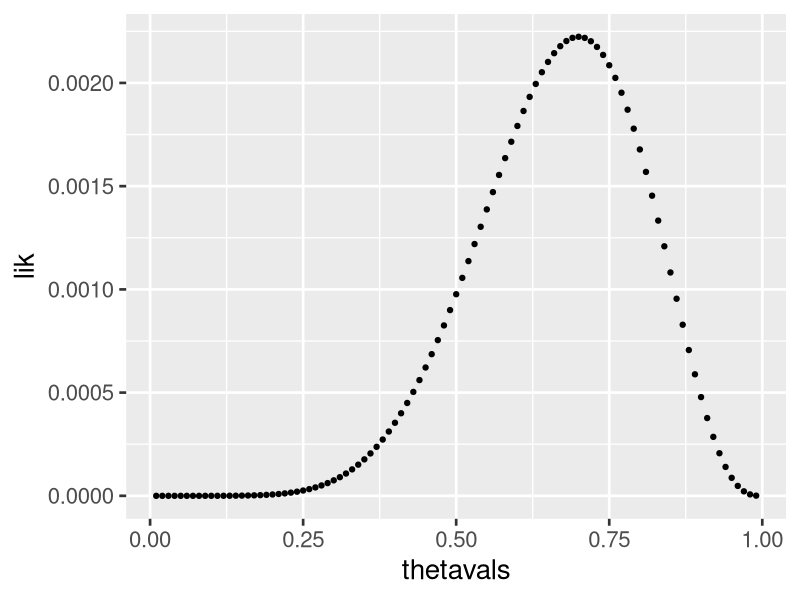
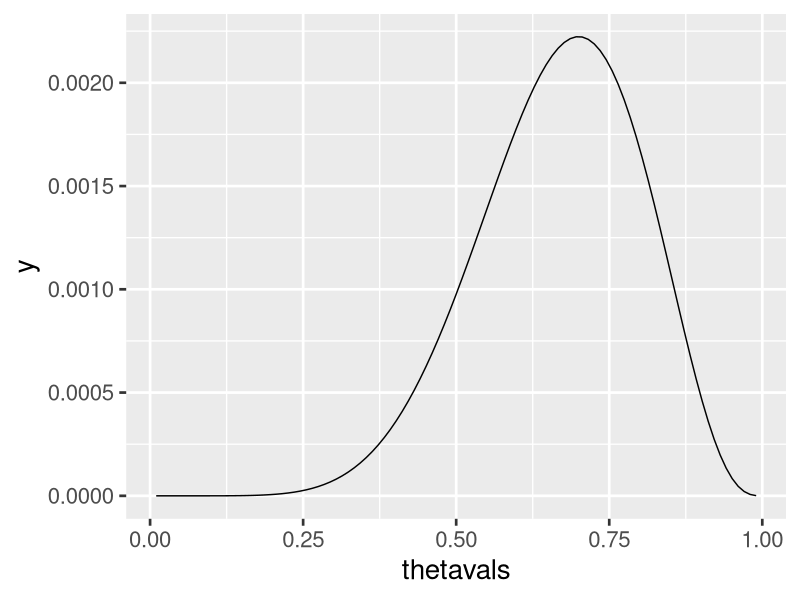
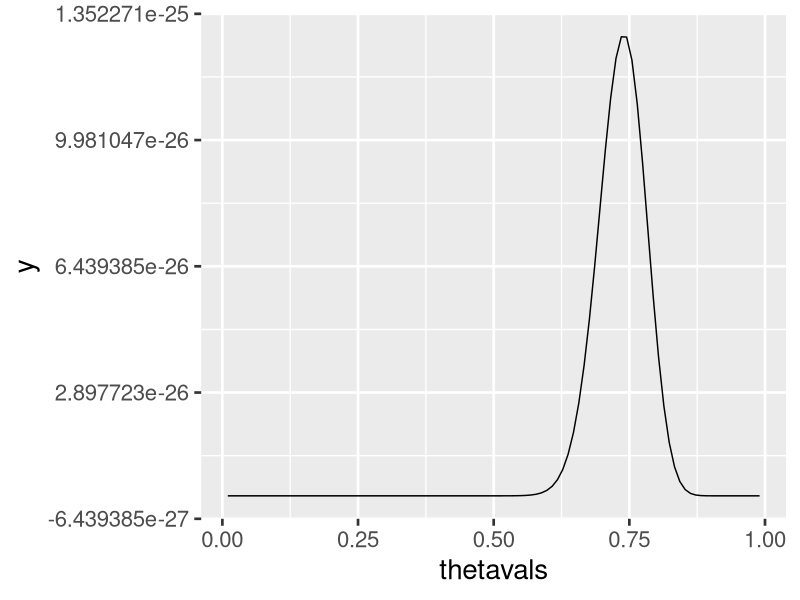
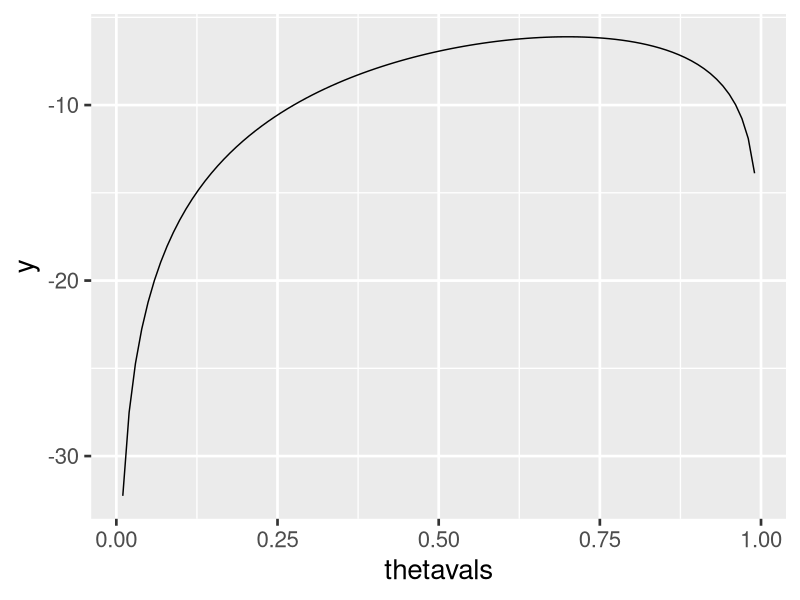
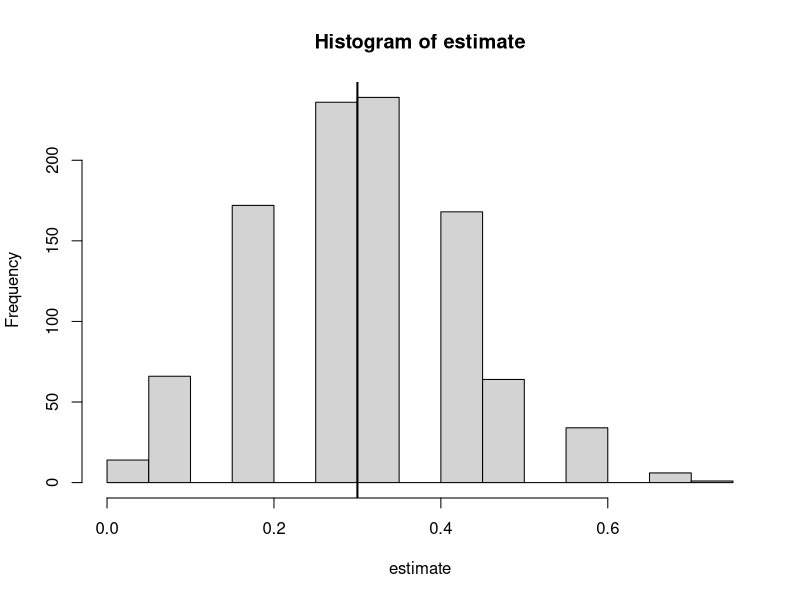
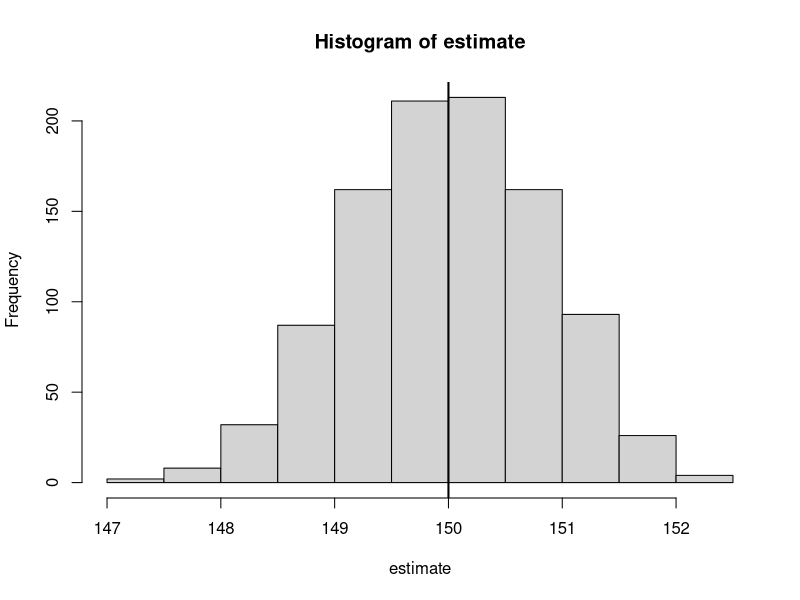
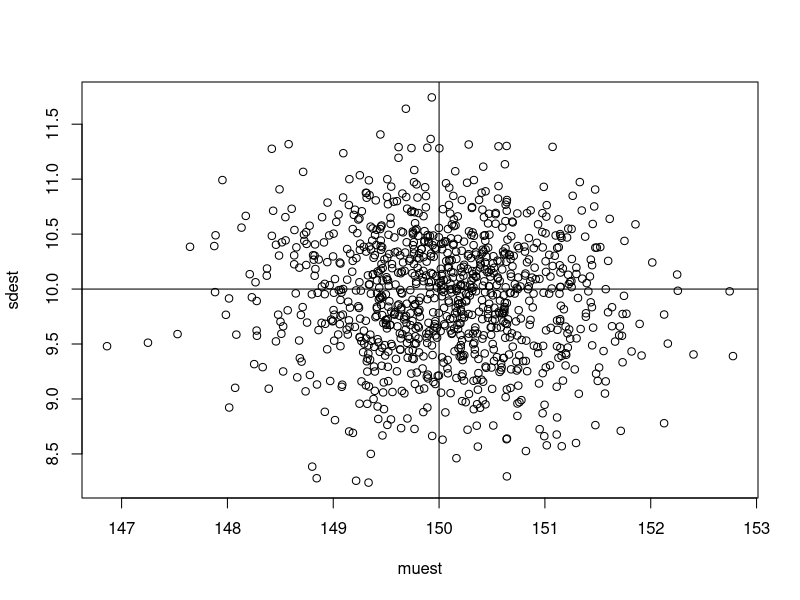

R code for these plots, in order:
# Demos for section 2 likelihood

# load graphics library and set text large for visibility in lectures
library(ggplot2)
theme_set(theme_grey(base_size = 20))

# Plot likelihood function for Bernoulli data Y~Ber(theta)
y=c(1,1,0,0,1,0,1,1,1,1)		# some binary data
n=length(y)						# sample size
m=sum(y)							# number of 1's

thetavals=seq(0.01,0.99,0.01)			# vector of theta values
lik=thetavals^m*(1-thetavals)^(n-m) 	# likelihood function

qplot(thetavals,lik)					# plot the pairs of points					

# Now let's do it by making a function for calculating likelihood
lik=function(theta,data)
{
  # Function to calculate likelihood function for iid Bernoulli data Y~Ber(theta)
  n=length(data)						# sample size
  m=sum(data)							# number of 1's
  theta^m*(1-theta)^(n-m) 	# likelihood function
}

# Plot the function
ggplot(data.frame(thetavals), aes(thetavals)) + stat_function(fun=lik,args=list(data=y))

# What's likelihood look like for a bigger sample size?
ybig=rbinom(100,1,0.7)		# Simulate a 1000 independent binary values with Pr(Y=1)=0.7
ggplot(data.frame(thetavals), aes(thetavals)) + stat_function(fun=lik,args=list(data=ybig))


# Now make natural (base e) logarithm of the likelihood function
loglik=function(theta,data)
{
  n=length(data)						# sample size
  m=sum(data)							# number of 1's
  m*log(theta)+(n-m)*log(1-theta) 	# log-likelihood function
}

# Plot the log-likelihood function
ggplot(data.frame(thetavals), aes(thetavals)) + stat_function(fun=loglik,args=list(data=y))

# Now find arg max of the log likelihood function (or arg min of - log likelihood)
out=optimize(f=loglik,interval=c(0,1),maximum=TRUE,data=y)
out
thetahat=out$maximum	# Maximum Likelihood Estimate (MLE) of probability theta

# And if you want to see which values were chosen put print in function
loglik=function(theta,data)
{
  print(theta)
  n=length(data)						# sample size
  m=sum(data)							# number of 1's
  m*log(theta)+(n-m)*log(1-theta) 	# log-likelihood function
}
out=optimize(f=loglik,interval=c(0,1),maximum=TRUE,data=y)

# Function to find subintervals for general section method where 0.5<r<1 
interval=function(x,f,r=0.75,data){
  a=x[1]  # lower limit of interval
  b=x[2]  # upper limit of interval
  if (f(a+r*(b-a),data)>f(a+(1-r)*(b-a),data)) {newx=c(a+(1-r)*(b-a),b)} else {newx=c(a, a+r*(b-a))}
  newx
}

x=c(0,1)  # Start with full range for parameter and watch the intervals narrow 
x=interval(x,loglik,data=y)
x
x=interval(x,loglik,data=y)
x
x=interval(x,loglik,data=y)
x
x=interval(x,loglik,data=y)
x
x=interval(x,loglik,data=y)
x




# Examples  of numerical optimization in R

#################################################
# Example 1: Estimating theta for Y~Bin(theta)
loglik <- function(theta, y) {
  print(theta)	 # Print out theta value when this function called
  # log likelihood for Y~Ber(theta)
  sum(y) * log(theta) + (length(y) - sum(y)) * log(1 - theta)
  # Or you could use the pmf in R:
  #sum(log(dbinom(y,1,theta)))
}

theta=0.3			# Set the true parameter
estimate=numeric()

for (k in 1:1000)
{
  data <- rbinom(12,1,theta)	# Generate some data Y~Ber(theta)
  cat("Estimating for sample ",k,"\n")
  out=optimize(loglik, c(0, 1), maximum = TRUE, y = data)
  estimate[k]=out$maximum
}

hist(estimate)
abline(v=theta,lwd=2)

# Sample estimates of MSE, Bias and Efficiency
MSE=mean((estimate-theta)^2)
bias=mean(estimate-theta)
efficiency=var(estimate)

cat(MSE,bias,efficiency,bias^2+efficiency)

#################################################
# Example 2: Estimating mu for Y~N(mu,100) 
sigma=sqrt(100)

loglik <- function(mu, y) {
  print(mu)	 # Print out mu value when this function called
  # log likelihood for Y~N(mu,sigma^2)
  sum(log(dnorm(y,mean=mu,sd=sigma)))
}

mu=150			# Set the true parameter
estimate=numeric()

for (k in 1:1000)
{
  data <- rnorm(150,mu,sigma)	# Generate some data Y~Ber(theta)
  cat("Estimating for sample ",k,"\n")
  out=optimize(loglik, c(0, 1000), maximum = TRUE, y = data)
  estimate[k]=out$maximum
}

hist(estimate)
abline(v=mu,lwd=2)

#################################################
# Example 3: Estimating mu and sigma for Y~N(mu,sigma^2)
loglik <- function(p, y) {
  # log likelihood for Y~N(mu,sigma^2)
  # p[1]=mu
  # p[2]=log(sigma) to ensure sigma>0
  sum(log(dnorm(y,mean=p[1],sd=exp(p[2]))))
}

mu=150			# Set the true parameters
sigma=10
muest=numeric()
sdest=numeric()

for (k in 1:1000)
{
  data <- rnorm(150,mu,sigma)		# Generate some data Y~N(mu,sigma^2)
  cat("Estimating for sample ",k,"\n")
  out=optim(c(100, 5), loglik, control = list(fnscale = -1), y = data)
  muest[k]=out$par[1]
  sdest[k]=exp(out$par[2])
}

plot(muest,sdest)
abline(v=mu)
abline(h=sigma)

